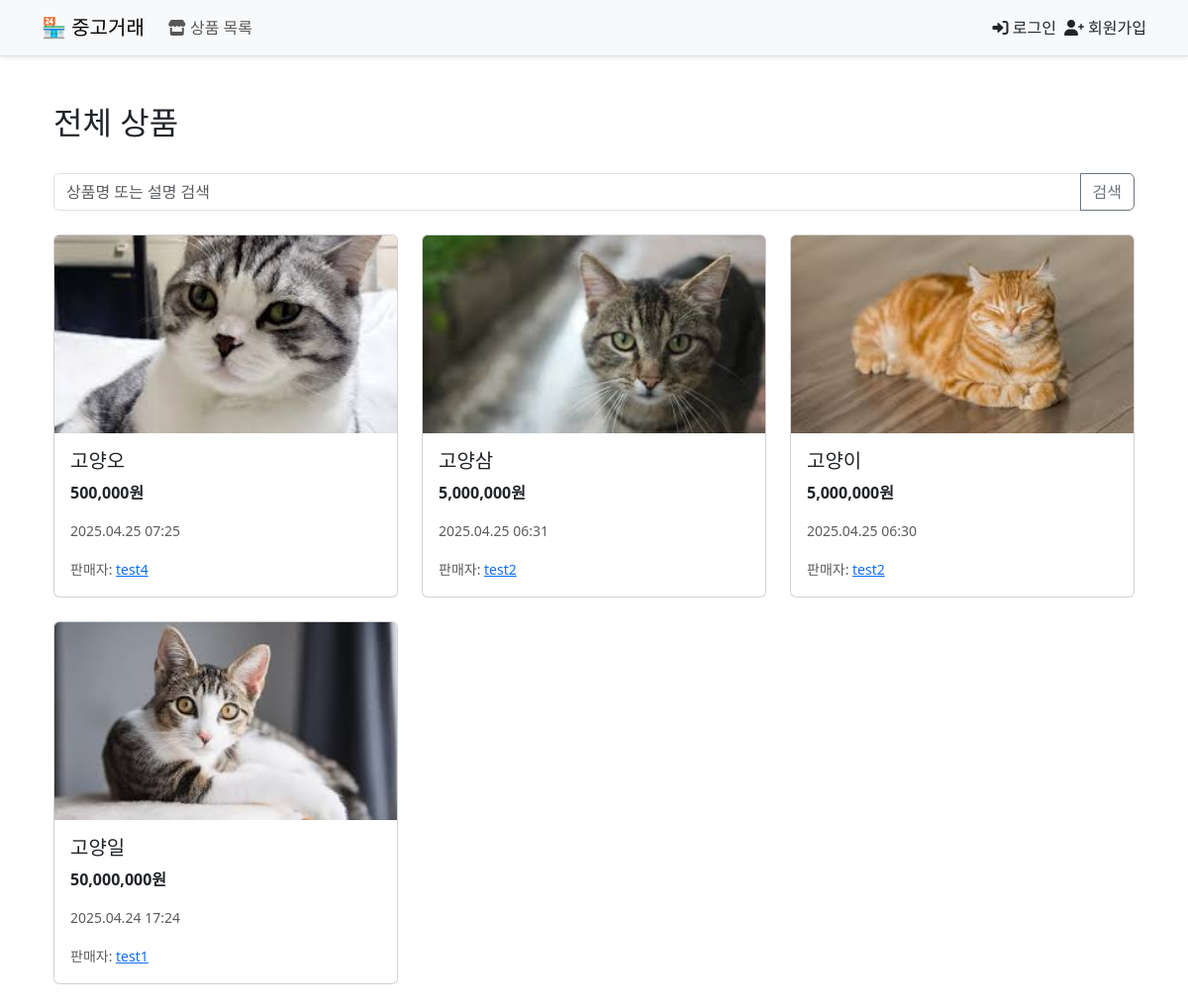
/products/, run on an earlier commit of the app's database.
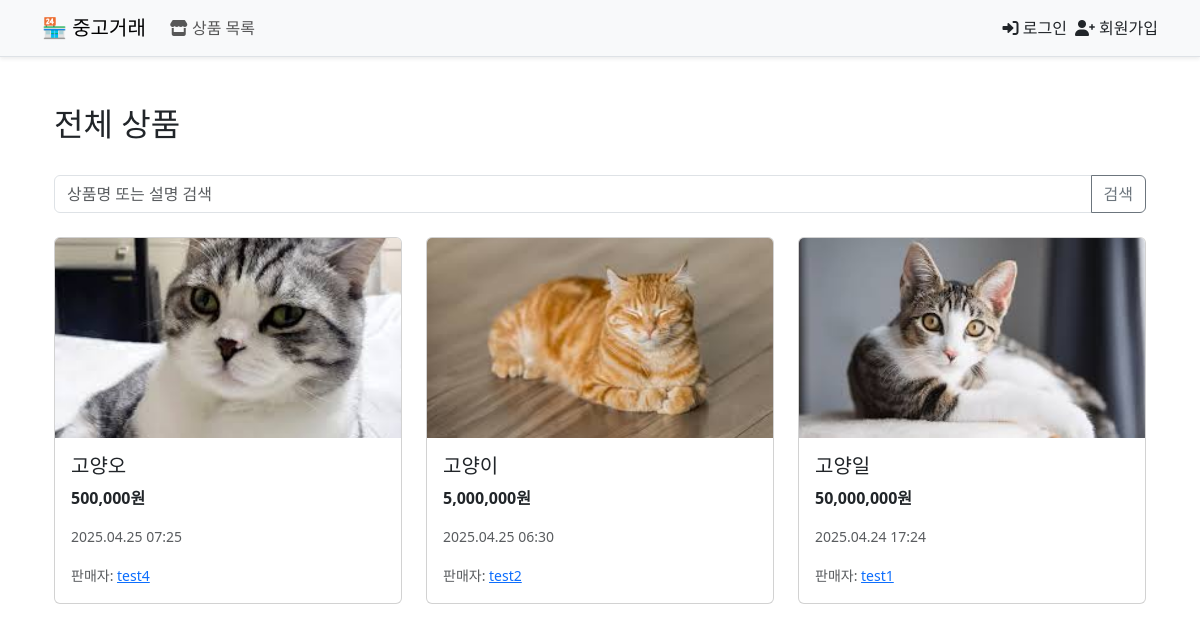
And on a later commit of the database.
### products/models.py (models this page shows)
class Product(models.Model):
    name = models.CharField(max_length=100)
    description = models.TextField()
    price = models.PositiveIntegerField()
    user = models.ForeignKey(CustomUser, on_delete=models.CASCADE)
    created_at = models.DateTimeField(auto_now_add=True)
    is_hidden = models.BooleanField(default=False)

class ProductImage(models.Model):
    product = models.ForeignKey(Product, on_delete=models.CASCADE)
    image = models.ImageField(upload_to='product_images/')

### accounts/models.py (models this page shows)
class CustomUser(AbstractUser):
    bio = models.TextField(blank=True)
    account_number = models.CharField(max_length=30, blank=True)
    is_admin = models.BooleanField(default=False)
    is_active = models.BooleanField(default=True)

### products/views.py (the view)
# urls.py: path('', views.product_list_view, name='product_list'),         # /products/
def product_list_view(request):
    query = request.GET.get('q', '')
    mine = request.GET.get('mine') == 'on'
    products = Product.objects.filter(is_hidden=False)
    products = products.filter(user__is_active=True)
    if query:
        products = products.filter(
            Q(name__icontains=query) | Q(description__icontains=query)
        )
    if mine and request.user.is_authenticated:
        products = products.filter(user=request.user)
    products = products.order_by('-created_at')
    return render(request, 'products/product_list.html', {
        'products': products,
        'query': query,
        'mine': mine
    })

### templates/products/product_list.html (shortened to what this page needs)
{% extends 'base.html' %}
{% load humanize %}
{% block content %}
  <div class="container mt-5">
    <div class="d-flex justify-content-between align-items-center mb-4">
      <h2>전체 상품</h2>
    </div>
    <form method="get" class="mb-4">
      <div class="input-group">
        <input type="text" name="q" class="form-control" placeholder="상품명 또는 설명 검색" value="{{ query }}">
        <button class="btn btn-outline-secondary" type="submit">검색</button>
      </div>
    </form>
    <div class="row">
      {% for product in products %}
        <div class="col-md-4 mb-4">
          <a href="{% url 'products:product_detail' product.id %}" class="text-decoration-none text-dark">
            <div class="card h-100">
              {% if product.productimage_set.first %}
                <div style="height: 200px; overflow: hidden;">
                  <img src="{{ product.productimage_set.first.image.url }}" class="card-img-top" alt="상품 이미지" style="width: 100%; height: 100%; object-fit: cover;">
                </div>
              {% endif %}
              <div class="card-body">
                <h5 class="card-title">{{ product.name }}</h5>
                <p class="card-text"><strong>{{ product.price|intcomma }}원</strong></p>
                <p class="text-muted small">{{ product.created_at|date:"Y.m.d H:i" }}</p>
                <p class="card-text">
                    <small class="text-muted">
                        판매자: <a href="{% url 'accounts:user_profile' user_id=product.user.id %}">{{ product.user.username }}</a>
                    </small>
                </p>
              </div>
            </div>
          </a>
        </div>
      {% empty %}
        <p>등록된 상품이 없습니다.</p>
      {% endfor %}
    </div>
  </div>
{% endblock %}

What changed in the data, as far as the page shows it:
no longer on this page (row edited): Product: productimage_set.first.image (picture), name "고양삼", price "5,000,000", created_at "2025.04.25 06:31", user.username "test2"
